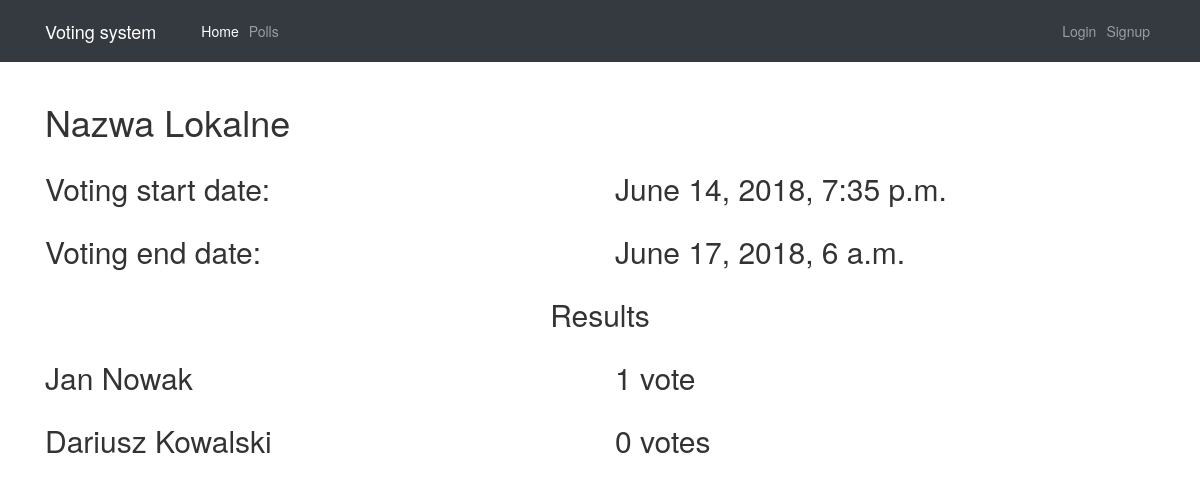
/polls/1/results/, run on an earlier commit of the app's database.
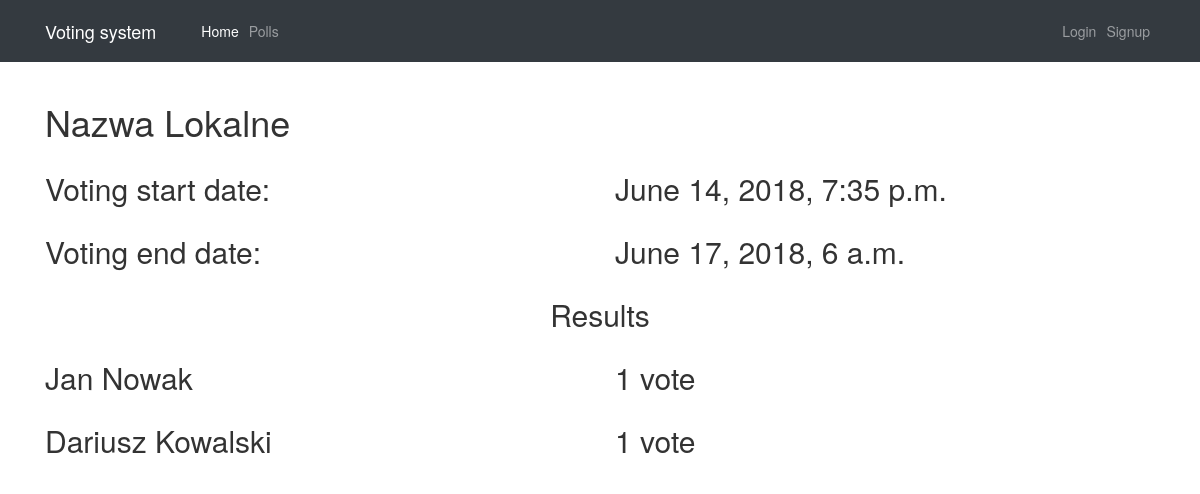
And on a later commit of the database.
### polls/models.py (models this page shows, shortened)
class Wybor(models.Model):
    nazwa = models.CharField(default='', max_length=255)
    dataRozpoczecia = models.DateTimeField(default=timezone.now)
    dataZakonczenia = models.DateTimeField(default=timezone.now)
    opis = models.CharField(max_length=255, default='')
    kryterium = models.ManyToManyField(Kryterium)
    status = models.IntegerField(default=0)
    class Meta:
        verbose_name_plural = "Wybory"

class Kandydat(models.Model):
    osoba = models.OneToOneField(Osoba, on_delete=models.CASCADE)
    wybor = models.ForeignKey(Wybor, on_delete=models.CASCADE)
    votes = models.IntegerField(default=0)
    class Meta:
        ordering = ['-votes']
        verbose_name_plural = "Kandydaci"
        ordering = ['-votes']

class Osoba(models.Model):
    imie = models.CharField(max_length=60)
    nazwisko = models.CharField(max_length=60)
    pesel = models.CharField(max_length=11)
    adresZamieszkania = models.OneToOneField(Adres_zamieszkania, on_delete=models.CASCADE)
    class Meta:
        verbose_name_plural = "Osoby"

### polls/views.py (the view)
# urls.py: path('<int:pk>/results/', views.ResultsView.as_view(), name='results'),
class ResultsView(generic.DetailView):
    model = Wybor
    template_name = 'polls/results.html'

### polls/templates/polls/results.html
{% extends 'base.html' %}
{% block content %}
<div class="row">
    <div class="col-lg-12">
        <h1>Nazwa {{ wybor.nazwa }}</h1>
    </div>
</div>
<div class="row">
    <div class="col-lg-6">
        <h2>Voting start date: </h2>
    </div>
    <div class="col-lg-6">
        <h2>{{wybor.dataRozpoczecia}}</h2>
    </div>
</div>
<div class="row">
    <div class="col-lg-6">
        <h2>Voting end date: </h2>
    </div>
    <div class="col-lg-6">
        <h2>{{wybor.dataZakonczenia}}</h2>
    </div>
</div>
<div class="row">
    <div class="col-lg-12 text-center">
        <h2>Results</h2>
    </div>
</div>
{% for x in wybor.kandydat_set.all %}
<div class="row">
    <div class="col-lg-6">
        <h2>{{ x.osoba.imie }} {{ x.osoba.nazwisko }}</h2>
    </div>
    <div class="col-lg-6">
        <h2> {{ x.votes }} vote{{ x.votes|pluralize }}</h2>
    </div>
</div>
{% endfor %}
{% endblock %}

### polls/templates/base.html (shortened to what this page needs)
{% load staticfiles %}
<!DOCTYPE html>
<html lang="en">
<head>
	<link rel="stylesheet" type="text/css" href="{% static 'polls/bootstrap.min.css' %}" />
	{% load bootstrap3 %}
	{% bootstrap_css %}
</head>
<body>
	<nav class="navbar navbar-expand-lg navbar-dark bg-dark fixed-top">
		<div class="container">
			<a class="navbar-brand" href="{% url 'index' %}">Voting system</a>
			<div class="collapse navbar-collapse" id="navbarResponsive">
				<ul class="navbar-nav ml-auto">
					<li class="nav-item active">
						<a class="nav-link" href="{% url 'index' %}">Home
						</a>
					</li>
					<li class="nav-item">
						<a class="nav-link" href="{% url 'polls:list' %}">Polls</a>
					</li>
				</ul>
			</div>
			<div class="collapse navbar-collapse" id="navbarResponsive2">
					<ul class="navbar-nav navbar-right ">
						{% if user.is_authenticated %}
						{% if user.is_superuser %}
						<li class="nav-item">
							<a class="nav-link" href="{% url 'admin:index' %}">Hello, {{ request.user.username }}</a>
						</li>
						{% else %}
						<li class="nav-item">
							<a class="nav-link" href="#">Hello, {{ request.user.username }}</a>
						</li>
						{% endif %}
						<li class="nav-item">
								<a class="nav-link" href="{% url 'logout' %}">Logout</a>
						</li>
						{% else %}
						<li class="nav-item">
								<a class="nav-link" href="{% url 'login' %}">Login</a>
							</li>
							<li class="nav-item">
									<a class="nav-link" href="{% url 'signup' %}">Signup</a>
							</li>
						{% endif %}
					</ul>
				</div>
		</div>
	</nav>
	<div class="container">
		<div class="row">
			<div class="col-lg-12">
				{% block content %} {% endblock %}
			</div>
		</div>
	</div>
</body>
</html>

### polls/templates/base.html (style rules this page uses)
.navbar { border-radius: 0px; }

What changed in the data, as far as the page shows it:
changed Kandydat "Dariusz": votes "0" → "1"
